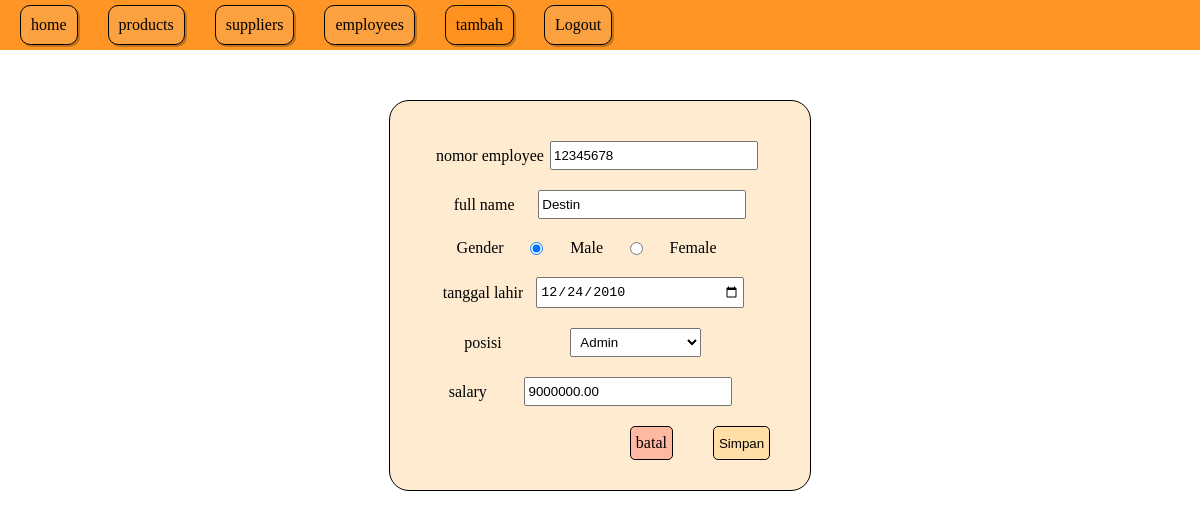
The page /pages/employees/edit.php?id=1 (signed in) on the database its author committed.
### tables this page shows
CREATE TABLE `employees` (
  `employee_id` int NOT NULL,
  `employee_number` varchar(10) NOT NULL,
  `full_name` varchar(100) NOT NULL,
  `gender` enum('M','F') NOT NULL,
  `birth_date` date NOT NULL,
  `position` enum('Cashier','Warehouse Staff','Admin') NOT NULL,
  `salary` decimal(12,2) NOT NULL
);

### repositories/employees.php (called while the page is built, shortened)
<?php
require_once __DIR__ . "/../config/database.php";
function getEmployee($id){
  global $pdo;
  $query = "select * from employees where employee_id = :id";
  $stmt = $pdo->prepare($query);
  $stmt->execute(['id' => $id]);
  $employee = $stmt->fetch();
  return $employee;
}

### pages/employees/edit.php (the view, shortened to what this page needs)
<?php
$position = ['Cashier', 'Warehouse Staff', 'Admin'];
require_once __DIR__ . "/../../repositories/employees.php";
$id = $_GET["id"];
$employee = getEmployee($id);
$old = $_SESSION['old'] ?? [];
$employee = array_merge($employee, $old);
?>
<!DOCTYPE html>
<html>
<head>
    <link rel="stylesheet" href="../../css/index.css">
</head>
<body>
    <?php
    include_once __DIR__ . "/../../components/admin/topbar.php";
    ?>
    <main>
        <form action="../../actions/employees/update.php" method="POST">
            <div class="form-div">
                <label for="employee_number">nomor employee</label>
                <input value="<?= $employee['employee_number'] ?? '' ?>" type="text" id="employee_number" name="employee_number" placeholder="0123-4567-8901"><br>
            </div>
            <div class="form-div">
                <label for="full_name">full name</label>
                <input value="<?= $employee['full_name'] ?? '' ?>" type="text" id="full_name" name="full_name" placeholder="name">
            </div>
            <div class="form-div-gender">
                <p>Gender</p>
                <input type="radio" id="gender" name="gender" value="M" <?= ($employee['gender'] ?? '') === 'M' ? 'checked' : '' ?>>
                <label for="gender">Male</label>
                <input type="radio" id="gender2" name="gender" value="F" <?= ($employee['gender'] ?? '') === 'F' ? 'checked' : '' ?>>
                <label for="gender2">Female</label> <br>
            </div>
            <div class="form-div">
                <label for="birth_date">tanggal lahir</label>
                <input value="<?= $employee['birth_date'] ?? '' ?>" type="date" id="birth_date" name="birth_date"> <br>
            </div>
            <div class="form-div">
                <label for="position">posisi</label> <br>
                <select name="position" id="position">
                    <?php foreach ($position as $pos): ?>
                        <option <?= ($employee['position'] ?? '') == $pos ? 'selected' : '' ?> value="<?= $pos ?>"><?= $pos ?></option>
                    <?php endforeach ?>
                </select> <br>
            </div>
            <div class="form-div">
                <label for="salary">salary</label> <br>
                <input value="<?= $employee['salary'] ?? '' ?>" type="number" id="salary" name="salary" placeholder="0"> <br>
            </div>
            <div id="action-form">
                <a href="index.php">batal</a>
                <button type="submit" name="update">Simpan</button>
            </div>
        </form>
    </main>
</body>
</html>

### css/base.css (style rules this page uses)
main a { text-decoration: none; color: black; }
main { display: flex; flex-direction: column; gap: 40px; align-items: center; justify-content: center; padding: 50px 0px; }
* { margin: 0; padding: 0; overflow-x: hidden; }

### css/components/admin/form.css (style rules this page uses)
form { padding: 40px 40px 30px; border: 1px solid black; display: flex; flex-direction: column; gap: 20px; border-radius: 20px; background-color: rgba(255, 198, 117, 0.338); align-items: center; }
.form-div input { width: 200px; padding: 5px 2px; }
.form-div { width: 100%; display: flex; justify-content: space-evenly; align-items: center; }
.form-div-gender, .form-div-unit { width: 100%; display: flex; justify-content: space-evenly; align-items: center; }
#action-form { display: flex; flex-direction: row; gap: 40px; position: relative; margin-left: 200px; }
#action-form a,button { padding: 7px 5px; border-radius: 5px; }
#action-form a { border: 1px solid black; background-color: rgba(255, 19, 19, 0.238); }
#action-form button { border: 1px solid black; background-color: rgb(255, 222, 168); }
option, select { padding: 5px; }

### rows shown on the page
employees: employee_number "12345678", full_name "Destin", gender "☑ Male", gender "☐ Female", birth_date "12/24/2010", position "Admin", salary "9000000.00"

### other values the page prints
$pro "products"
$sup "suppliers"
$emp "employees"
